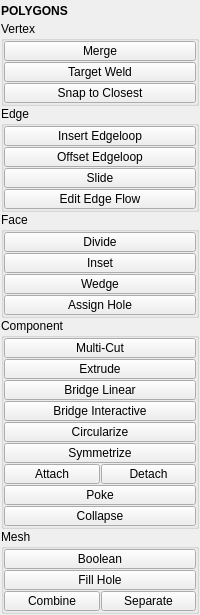
<?xml version="1.0" encoding="UTF-8"?>
<ui version="4.0">
 <class>QtUi</class>
 <widget class="QMainWindow" name="QtUi">
  <property name="geometry">
   <rect>
    <x>0</x>
    <y>0</y>
    <width>200</width>
    <height>598</height>
   </rect>
  </property>
  <property name="tabShape">
   <enum>QTabWidget::Triangular</enum>
  </property>
  <property name="dockNestingEnabled">
   <bool>true</bool>
  </property>
  <property name="dockOptions">
   <set>QMainWindow::AllowNestedDocks|QMainWindow::AllowTabbedDocks|QMainWindow::AnimatedDocks|QMainWindow::ForceTabbedDocks</set>
  </property>
  <property name="balette" stdset="0">
   <palette>
    <active/>
    <inactive/>
    <disabled/>
   </palette>
  </property>
  <widget class="QWidget" name="central_widget">
   <property name="minimumSize">
    <size>
     <width>200</width>
     <height>0</height>
    </size>
   </property>
   <property name="balette" stdset="0">
    <palette>
     <active/>
     <inactive/>
     <disabled/>
    </palette>
   </property>
   <layout class="QVBoxLayout" name="verticalLayout_2">
    <property name="leftMargin">
     <number>1</number>
    </property>
    <property name="topMargin">
     <number>1</number>
    </property>
    <property name="rightMargin">
     <number>1</number>
    </property>
    <property name="bottomMargin">
     <number>1</number>
    </property>
    <item>
     <layout class="QVBoxLayout" name="verticalLayout">
      <property name="spacing">
       <number>0</number>
      </property>
      <item>
       <widget class="Header" name="header">
        <property name="minimumSize">
         <size>
          <width>0</width>
          <height>20</height>
         </size>
        </property>
        <property name="maximumSize">
         <size>
          <width>16777215</width>
          <height>20</height>
         </size>
        </property>
        <property name="font">
         <font>
          <weight>75</weight>
          <bold>true</bold>
         </font>
        </property>
        <property name="text">
         <string>POLYGONS</string>
        </property>
       </widget>
      </item>
      <item>
       <widget class="QGroupBox" name="vertex">
        <property name="title">
         <string>Vertex</string>
        </property>
        <layout class="QVBoxLayout" name="verticalLayout_5">
         <property name="spacing">
          <number>1</number>
         </property>
         <property name="leftMargin">
          <number>0</number>
         </property>
         <property name="topMargin">
          <number>0</number>
         </property>
         <property name="rightMargin">
          <number>0</number>
         </property>
         <property name="bottomMargin">
          <number>0</number>
         </property>
         <item>
          <widget class="PushButton" name="tb000">
           <property name="enabled">
            <bool>true</bool>
           </property>
           <property name="minimumSize">
            <size>
             <width>0</width>
             <height>20</height>
            </size>
           </property>
           <property name="maximumSize">
            <size>
             <width>16777215</width>
             <height>19</height>
            </size>
           </property>
           <property name="toolTip">
            <string>Merge selected components.  (default: to center)</string>
           </property>
           <property name="text">
            <string>Merge</string>
           </property>
           <property name="iconSize">
            <size>
             <width>18</width>
             <height>18</height>
            </size>
           </property>
          </widget>
         </item>
         <item>
          <widget class="QPushButton" name="b043">
           <property name="enabled">
            <bool>true</bool>
           </property>
           <property name="minimumSize">
            <size>
             <width>0</width>
             <height>20</height>
            </size>
           </property>
           <property name="maximumSize">
            <size>
             <width>16777215</width>
             <height>19</height>
            </size>
           </property>
           <property name="toolTip">
            <string>Merge two edges or vertices into a single component</string>
           </property>
           <property name="text">
            <string>Target Weld</string>
           </property>
           <property name="iconSize">
            <size>
             <width>18</width>
             <height>18</height>
            </size>
           </property>
           <property name="balette" stdset="0">
            <palette>
             <active>
              <colorrole role="Button">
               <brush brushstyle="SolidPattern">
                <color alpha="255">
                 <red>80</red>
                 <green>80</green>
                 <blue>80</blue>
                </color>
               </brush>
              </colorrole>
             </active>
             <inactive>
              <colorrole role="Button">
               <brush brushstyle="SolidPattern">
                <color alpha="255">
                 <red>80</red>
                 <green>80</green>
                 <blue>80</blue>
                </color>
               </brush>
              </colorrole>
             </inactive>
             <disabled>
              <colorrole role="Button">
               <brush brushstyle="SolidPattern">
                <color alpha="255">
                 <red>80</red>
                 <green>80</green>
                 <blue>80</blue>
                </color>
               </brush>
              </colorrole>
             </disabled>
            </palette>
           </property>
          </widget>
         </item>
         <item>
          <widget class="PushButton" name="tb009">
           <property name="enabled">
            <bool>true</bool>
           </property>
           <property name="minimumSize">
            <size>
             <width>0</width>
             <height>20</height>
            </size>
           </property>
           <property name="maximumSize">
            <size>
             <width>16777215</width>
             <height>19</height>
            </size>
           </property>
           <property name="toolTip">
            <string>&lt;html&gt;&lt;head/&gt;&lt;body&gt;&lt;p&gt;&lt;span style=&quot; font-weight:600;&quot;&gt;Snap vertices from one object to another.&lt;/span&gt;&lt;/p&gt;&lt;p&gt;&lt;br/&gt;&lt;/p&gt;&lt;p&gt;&lt;span style=&quot; font-style:italic;&quot;&gt;The vertices of the first selected object will be snapped to those of the second.&lt;/span&gt;&lt;/p&gt;&lt;/body&gt;&lt;/html&gt;</string>
           </property>
           <property name="layoutDirection">
            <enum>Qt::LeftToRight</enum>
           </property>
           <property name="text">
            <string>Snap to Closest</string>
           </property>
          </widget>
         </item>
        </layout>
       </widget>
      </item>
      <item>
       <widget class="QGroupBox" name="edge">
        <property name="title">
         <string>Edge</string>
        </property>
        <layout class="QVBoxLayout" name="verticalLayout_7">
         <property name="spacing">
          <number>1</number>
         </property>
         <property name="leftMargin">
          <number>0</number>
         </property>
         <property name="topMargin">
          <number>0</number>
         </property>
         <property name="rightMargin">
          <number>0</number>
         </property>
         <property name="bottomMargin">
          <number>0</number>
         </property>
         <item>
          <widget class="QPushButton" name="b047">
           <property name="enabled">
            <bool>true</bool>
           </property>
           <property name="minimumSize">
            <size>
             <width>0</width>
             <height>20</height>
            </size>
           </property>
           <property name="maximumSize">
            <size>
             <width>16777215</width>
             <height>19</height>
            </size>
           </property>
           <property name="toolTip">
            <string>Split selected edge ring</string>
           </property>
           <property name="text">
            <string>Insert Edgeloop</string>
           </property>
           <property name="iconSize">
            <size>
             <width>18</width>
             <height>18</height>
            </size>
           </property>
           <property name="balette" stdset="0">
            <palette>
             <active>
              <colorrole role="Highlight">
               <brush brushstyle="SolidPattern">
                <color alpha="255">
                 <red>168</red>
                 <green>152</green>
                 <blue>250</blue>
                </color>
               </brush>
              </colorrole>
             </active>
             <inactive>
              <colorrole role="Highlight">
               <brush brushstyle="SolidPattern">
                <color alpha="255">
                 <red>168</red>
                 <green>152</green>
                 <blue>250</blue>
                </color>
               </brush>
              </colorrole>
             </inactive>
             <disabled>
              <colorrole role="Highlight">
               <brush brushstyle="SolidPattern">
                <color alpha="255">
                 <red>0</red>
                 <green>120</green>
                 <blue>215</blue>
                </color>
               </brush>
              </colorrole>
             </disabled>
            </palette>
           </property>
          </widget>
         </item>
         <item>
          <widget class="QPushButton" name="b051">
           <property name="enabled">
            <bool>true</bool>
           </property>
           <property name="minimumSize">
            <size>
             <width>0</width>
             <height>20</height>
            </size>
           </property>
           <property name="maximumSize">
            <size>
             <width>16777215</width>
             <height>19</height>
            </size>
           </property>
           <property name="toolTip">
            <string>Offset edge loop tool</string>
           </property>
           <property name="text">
            <string>Offset Edgeloop</string>
           </property>
           <property name="iconSize">
            <size>
             <width>18</width>
             <height>18</height>
            </size>
           </property>
           <property name="balette" stdset="0">
            <palette>
             <active>
              <colorrole role="Highlight">
               <brush brushstyle="SolidPattern">
                <color alpha="255">
                 <red>168</red>
                 <green>152</green>
                 <blue>250</blue>
                </color>
               </brush>
              </colorrole>
             </active>
             <inactive>
              <colorrole role="Highlight">
               <brush brushstyle="SolidPattern">
                <color alpha="255">
                 <red>168</red>
                 <green>152</green>
                 <blue>250</blue>
                </color>
               </brush>
              </colorrole>
             </inactive>
             <disabled>
              <colorrole role="Highlight">
               <brush brushstyle="SolidPattern">
                <color alpha="255">
                 <red>0</red>
                 <green>120</green>
                 <blue>215</blue>
                </color>
               </brush>
              </colorrole>
             </disabled>
            </palette>
           </property>
          </widget>
         </item>
         <item>
          <widget class="QPushButton" name="b049">
           <property name="enabled">
            <bool>true</bool>
           </property>
           <property name="minimumSize">
            <size>
             <width>0</width>
             <height>20</height>
            </size>
           </property>
           <property name="maximumSize">
            <size>
             <width>16777215</width>
             <height>19</height>
            </size>
           </property>
           <property name="toolTip">
            <string>Slide edge loops or paths along their neighboring edges</string>
           </property>
           <property name="text">
            <string>Slide</string>
           </property>
           <property name="iconSize">
            <size>
             <width>18</width>
             <height>18</height>
            </size>
           </property>
           <property name="autoDefault">
            <bool>false</bool>
           </property>
           <property name="default">
            <bool>false</bool>
           </property>
           <property name="flat">
            <bool>false</bool>
           </property>
           <property name="balette" stdset="0">
            <palette>
             <active>
              <colorrole role="Highlight">
               <brush brushstyle="SolidPattern">
                <color alpha="255">
                 <red>168</red>
                 <green>152</green>
                 <blue>250</blue>
                </color>
               </brush>
              </colorrole>
             </active>
             <inactive>
              <colorrole role="Highlight">
               <brush brushstyle="SolidPattern">
                <color alpha="255">
                 <red>168</red>
                 <green>152</green>
                 <blue>250</blue>
                </color>
               </brush>
              </colorrole>
             </inactive>
             <disabled>
              <colorrole role="Highlight">
               <brush brushstyle="SolidPattern">
                <color alpha="255">
                 <red>0</red>
                 <green>120</green>
                 <blue>215</blue>
                </color>
               </brush>
              </colorrole>
             </disabled>
            </palette>
           </property>
          </widget>
         </item>
         <item>
          <widget class="QPushButton" name="b053">
           <property name="enabled">
            <bool>true</bool>
           </property>
           <property name="minimumSize">
            <size>
             <width>0</width>
             <height>20</height>
            </size>
           </property>
           <property name="maximumSize">
            <size>
             <width>16777215</width>
             <height>19</height>
            </size>
           </property>
           <property name="toolTip">
            <string>Edit edges that respect surface curvature</string>
           </property>
           <property name="text">
            <string>Edit Edge Flow</string>
           </property>
           <property name="autoDefault">
            <bool>false</bool>
           </property>
           <property name="default">
            <bool>false</bool>
           </property>
           <property name="flat">
            <bool>false</bool>
           </property>
           <property name="balette" stdset="0">
            <palette>
             <active>
              <colorrole role="Highlight">
               <brush brushstyle="SolidPattern">
                <color alpha="255">
                 <red>168</red>
                 <green>152</green>
                 <blue>250</blue>
                </color>
               </brush>
              </colorrole>
             </active>
             <inactive>
              <colorrole role="Highlight">
               <brush brushstyle="SolidPattern">
                <color alpha="255">
                 <red>168</red>
                 <green>152</green>
                 <blue>250</blue>
                </color>
               </brush>
              </colorrole>
             </inactive>
             <disabled>
              <colorrole role="Highlight">
               <brush brushstyle="SolidPattern">
                <color alpha="255">
                 <red>0</red>
                 <green>120</green>
                 <blue>215</blue>
                </color>
               </brush>
              </colorrole>
             </disabled>
            </palette>
           </property>
          </widget>
         </item>
        </layout>
       </widget>
      </item>
      <item>
       <widget class="QGroupBox" name="face">
        <property name="title">
         <string>Face</string>
        </property>
        <layout class="QVBoxLayout" name="verticalLayout_6">
         <property name="spacing">
          <number>1</number>
         </property>
         <property name="leftMargin">
          <number>0</number>
         </property>
         <property name="topMargin">
          <number>0</number>
         </property>
         <property name="rightMargin">
          <number>0</number>
         </property>
         <property name="bottomMargin">
          <number>0</number>
         </property>
         <item>
          <widget class="PushButton" name="tb007">
           <property name="enabled">
            <bool>true</bool>
           </property>
           <property name="minimumSize">
            <size>
             <width>0</width>
             <height>20</height>
            </size>
           </property>
           <property name="maximumSize">
            <size>
             <width>16777215</width>
             <height>19</height>
            </size>
           </property>
           <property name="toolTip">
            <string>Divide facet</string>
           </property>
           <property name="text">
            <string>Divide</string>
           </property>
           <property name="iconSize">
            <size>
             <width>18</width>
             <height>18</height>
            </size>
           </property>
          </widget>
         </item>
         <item>
          <widget class="PushButton" name="tb006">
           <property name="enabled">
            <bool>true</bool>
           </property>
           <property name="minimumSize">
            <size>
             <width>0</width>
             <height>20</height>
            </size>
           </property>
           <property name="maximumSize">
            <size>
             <width>16777215</width>
             <height>19</height>
            </size>
           </property>
           <property name="toolTip">
            <string>Inset selected face region</string>
           </property>
           <property name="text">
            <string>Inset</string>
           </property>
           <property name="iconSize">
            <size>
             <width>18</width>
             <height>18</height>
            </size>
           </property>
          </widget>
         </item>
         <item>
          <widget class="QPushButton" name="b034">
           <property name="enabled">
            <bool>true</bool>
           </property>
           <property name="minimumSize">
            <size>
             <width>0</width>
             <height>20</height>
            </size>
           </property>
           <property name="maximumSize">
            <size>
             <width>16777215</width>
             <height>19</height>
            </size>
           </property>
           <property name="toolTip">
            <string>Wedge the selected faces by extruding and rotating them about a selected edge.</string>
           </property>
           <property name="text">
            <string>Wedge</string>
           </property>
           <property name="iconSize">
            <size>
             <width>18</width>
             <height>18</height>
            </size>
           </property>
           <property name="balette" stdset="0">
            <palette>
             <active>
              <colorrole role="Highlight">
               <brush brushstyle="SolidPattern">
                <color alpha="255">
                 <red>168</red>
                 <green>152</green>
                 <blue>250</blue>
                </color>
               </brush>
              </colorrole>
             </active>
             <inactive>
              <colorrole role="Highlight">
               <brush brushstyle="SolidPattern">
                <color alpha="255">
                 <red>168</red>
                 <green>152</green>
                 <blue>250</blue>
                </color>
               </brush>
              </colorrole>
             </inactive>
             <disabled>
              <colorrole role="Highlight">
               <brush brushstyle="SolidPattern">
                <color alpha="255">
                 <red>0</red>
                 <green>120</green>
                 <blue>215</blue>
                </color>
               </brush>
              </colorrole>
             </disabled>
            </palette>
           </property>
          </widget>
         </item>
         <item>
          <widget class="QPushButton" name="b038">
           <property name="enabled">
            <bool>true</bool>
           </property>
           <property name="minimumSize">
            <size>
             <width>0</width>
             <height>20</height>
            </size>
           </property>
           <property name="maximumSize">
            <size>
             <width>16777215</width>
             <height>19</height>
            </size>
           </property>
           <property name="toolTip">
            <string>Toggle assign the selected faces to be hole or unassign the hole faces to be non-hole.</string>
           </property>
           <property name="text">
            <string>Assign Hole</string>
           </property>
           <property name="iconSize">
            <size>
             <width>18</width>
             <height>18</height>
            </size>
           </property>
           <property name="balette" stdset="0">
            <palette>
             <active>
              <colorrole role="Button">
               <brush brushstyle="SolidPattern">
                <color alpha="255">
                 <red>80</red>
                 <green>80</green>
                 <blue>80</blue>
                </color>
               </brush>
              </colorrole>
             </active>
             <inactive>
              <colorrole role="Button">
               <brush brushstyle="SolidPattern">
                <color alpha="255">
                 <red>80</red>
                 <green>80</green>
                 <blue>80</blue>
                </color>
               </brush>
              </colorrole>
             </inactive>
             <disabled>
              <colorrole role="Button">
               <brush brushstyle="SolidPattern">
                <color alpha="255">
                 <red>80</red>
                 <green>80</green>
                 <blue>80</blue>
                </color>
               </brush>
              </colorrole>
             </disabled>
            </palette>
           </property>
          </widget>
         </item>
        </layout>
       </widget>
      </item>
      <item>
       <widget class="QGroupBox" name="component">
        <property name="title">
         <string>Component</string>
        </property>
        <layout class="QGridLayout" name="gridLayout">
         <property name="leftMargin">
          <number>0</number>
         </property>
         <property name="topMargin">
          <number>0</number>
         </property>
         <property name="rightMargin">
          <number>0</number>
         </property>
         <property name="bottomMargin">
          <number>0</number>
         </property>
         <property name="spacing">
          <number>1</number>
         </property>
         <item row="6" column="0" colspan="2">
          <widget class="QPushButton" name="b003">
           <property name="enabled">
            <bool>true</bool>
           </property>
           <property name="minimumSize">
            <size>
             <width>0</width>
             <height>20</height>
            </size>
           </property>
           <property name="maximumSize">
            <size>
             <width>16777215</width>
             <height>19</height>
            </size>
           </property>
           <property name="toolTip">
            <string>&lt;html&gt;&lt;head/&gt;&lt;body&gt;&lt;p&gt;Mirror selected mesh components across the topological symmetry axis.&lt;/p&gt;&lt;p&gt;&lt;br/&gt;&lt;/p&gt;&lt;p&gt;First select any components to mirror, then when prompted, select an edge to define an axis.&lt;/p&gt;&lt;/body&gt;&lt;/html&gt;</string>
           </property>
           <property name="text">
            <string>Symmetrize</string>
           </property>
           <property name="iconSize">
            <size>
             <width>18</width>
             <height>18</height>
            </size>
           </property>
           <property name="balette" stdset="0">
            <palette>
             <active>
              <colorrole role="Highlight">
               <brush brushstyle="SolidPattern">
                <color alpha="255">
                 <red>168</red>
                 <green>152</green>
                 <blue>250</blue>
                </color>
               </brush>
              </colorrole>
             </active>
             <inactive>
              <colorrole role="Highlight">
               <brush brushstyle="SolidPattern">
                <color alpha="255">
                 <red>168</red>
                 <green>152</green>
                 <blue>250</blue>
                </color>
               </brush>
              </colorrole>
             </inactive>
             <disabled>
              <colorrole role="Highlight">
               <brush brushstyle="SolidPattern">
                <color alpha="255">
                 <red>0</red>
                 <green>120</green>
                 <blue>215</blue>
                </color>
               </brush>
              </colorrole>
             </disabled>
            </palette>
           </property>
          </widget>
         </item>
         <item row="13" column="0" colspan="2">
          <widget class="QPushButton" name="b009">
           <property name="enabled">
            <bool>true</bool>
           </property>
           <property name="minimumSize">
            <size>
             <width>0</width>
             <height>20</height>
            </size>
           </property>
           <property name="maximumSize">
            <size>
             <width>16777215</width>
             <height>19</height>
            </size>
           </property>
           <property name="toolTip">
            <string>Collapse the selected edges or faces</string>
           </property>
           <property name="text">
            <string>Collapse</string>
           </property>
           <property name="iconSize">
            <size>
             <width>18</width>
             <height>18</height>
            </size>
           </property>
           <property name="autoDefault">
            <bool>false</bool>
           </property>
           <property name="default">
            <bool>false</bool>
           </property>
           <property name="flat">
            <bool>false</bool>
           </property>
          </widget>
         </item>
         <item row="9" column="1">
          <widget class="PushButton" name="tb005">
           <property name="enabled">
            <bool>true</bool>
           </property>
           <property name="minimumSize">
            <size>
             <width>0</width>
             <height>20</height>
            </size>
           </property>
           <property name="maximumSize">
            <size>
             <width>16777215</width>
             <height>19</height>
            </size>
           </property>
           <property name="toolTip">
            <string>Detach selected components</string>
           </property>
           <property name="text">
            <string>Detach</string>
           </property>
           <property name="iconSize">
            <size>
             <width>18</width>
             <height>18</height>
            </size>
           </property>
          </widget>
         </item>
         <item row="9" column="0">
          <widget class="QPushButton" name="b022">
           <property name="enabled">
            <bool>true</bool>
           </property>
           <property name="minimumSize">
            <size>
             <width>88</width>
             <height>20</height>
            </size>
           </property>
           <property name="maximumSize">
            <size>
             <width>16777215</width>
             <height>19</height>
            </size>
           </property>
           <property name="toolTip">
            <string>Connect vertices edges and polygons</string>
           </property>
           <property name="text">
            <string>Attach</string>
           </property>
           <property name="iconSize">
            <size>
             <width>18</width>
             <height>18</height>
            </size>
           </property>
          </widget>
         </item>
         <item row="5" column="0" colspan="2">
          <widget class="QPushButton" name="b000">
           <property name="enabled">
            <bool>true</bool>
           </property>
           <property name="minimumSize">
            <size>
             <width>0</width>
             <height>20</height>
            </size>
           </property>
           <property name="maximumSize">
            <size>
             <width>16777215</width>
             <height>19</height>
            </size>
           </property>
           <property name="toolTip">
            <string>Organize vertices of selected components into a perfect geometric shape.</string>
           </property>
           <property name="text">
            <string>Circularize</string>
           </property>
           <property name="iconSize">
            <size>
             <width>18</width>
             <height>18</height>
            </size>
           </property>
           <property name="balette" stdset="0">
            <palette>
             <active>
              <colorrole role="Highlight">
               <brush brushstyle="SolidPattern">
                <color alpha="255">
                 <red>168</red>
                 <green>152</green>
                 <blue>250</blue>
                </color>
               </brush>
              </colorrole>
             </active>
             <inactive>
              <colorrole role="Highlight">
               <brush brushstyle="SolidPattern">
                <color alpha="255">
                 <red>168</red>
                 <green>152</green>
                 <blue>250</blue>
                </color>
               </brush>
              </colorrole>
             </inactive>
             <disabled>
              <colorrole role="Highlight">
               <brush brushstyle="SolidPattern">
                <color alpha="255">
                 <red>0</red>
                 <green>120</green>
                 <blue>215</blue>
                </color>
               </brush>
              </colorrole>
             </disabled>
            </palette>
           </property>
          </widget>
         </item>
         <item row="2" column="0" colspan="2">
          <widget class="QPushButton" name="b006">
           <property name="enabled">
            <bool>true</bool>
           </property>
           <property name="minimumSize">
            <size>
             <width>0</width>
             <height>20</height>
            </size>
           </property>
           <property name="maximumSize">
            <size>
             <width>16777215</width>
             <height>19</height>
            </size>
           </property>
           <property name="toolTip">
            <string>Create a bridge between two sets of edges or faces</string>
           </property>
           <property name="text">
            <string>Bridge Linear</string>
           </property>
           <property name="iconSize">
            <size>
             <width>18</width>
             <height>18</height>
            </size>
           </property>
          </widget>
         </item>
         <item row="3" column="0" colspan="2">
          <widget class="QPushButton" name="b007">
           <property name="enabled">
            <bool>true</bool>
           </property>
           <property name="minimumSize">
            <size>
             <width>0</width>
             <height>20</height>
            </size>
           </property>
           <property name="maximumSize">
            <size>
             <width>16777215</width>
             <height>19</height>
            </size>
           </property>
           <property name="toolTip">
            <string>Interactive bridge tool.</string>
           </property>
           <property name="text">
            <string>Bridge Interactive</string>
           </property>
           <property name="iconSize">
            <size>
             <width>18</width>
             <height>18</height>
            </size>
           </property>
          </widget>
         </item>
         <item row="1" column="0" colspan="2">
          <widget class="PushButton" name="tb003">
           <property name="enabled">
            <bool>true</bool>
           </property>
           <property name="minimumSize">
            <size>
             <width>0</width>
             <height>20</height>
            </size>
           </property>
           <property name="maximumSize">
            <size>
             <width>16777215</width>
             <height>19</height>
            </size>
           </property>
           <property name="toolTip">
            <string>Extrude the selected component</string>
           </property>
           <property name="text">
            <string>Extrude</string>
           </property>
           <property name="iconSize">
            <size>
             <width>18</width>
             <height>18</height>
            </size>
           </property>
          </widget>
         </item>
         <item row="11" column="0" colspan="2">
          <widget class="QPushButton" name="b032">
           <property name="enabled">
            <bool>true</bool>
           </property>
           <property name="minimumSize">
            <size>
             <width>88</width>
             <height>20</height>
            </size>
           </property>
           <property name="maximumSize">
            <size>
             <width>16777215</width>
             <height>19</height>
            </size>
           </property>
           <property name="toolTip">
            <string>Poke the selected faces by creating a new vertex at the center of each face.</string>
           </property>
           <property name="text">
            <string>Poke</string>
           </property>
           <property name="iconSize">
            <size>
             <width>18</width>
             <height>18</height>
            </size>
           </property>
           <property name="balette" stdset="0">
            <palette>
             <active>
              <colorrole role="Highlight">
               <brush brushstyle="SolidPattern">
                <color alpha="255">
                 <red>168</red>
                 <green>152</green>
                 <blue>250</blue>
                </color>
               </brush>
              </colorrole>
             </active>
             <inactive>
              <colorrole role="Highlight">
               <brush brushstyle="SolidPattern">
                <color alpha="255">
                 <red>168</red>
                 <green>152</green>
                 <blue>250</blue>
                </color>
               </brush>
              </colorrole>
             </inactive>
             <disabled>
              <colorrole role="Highlight">
               <brush brushstyle="SolidPattern">
                <color alpha="255">
                 <red>0</red>
                 <green>120</green>
                 <blue>215</blue>
                </color>
               </brush>
              </colorrole>
             </disabled>
            </palette>
           </property>
          </widget>
         </item>
         <item row="0" column="0" colspan="2">
          <widget class="QPushButton" name="b012">
           <property name="enabled">
            <bool>true</bool>
           </property>
           <property name="minimumSize">
            <size>
             <width>0</width>
             <height>20</height>
            </size>
           </property>
           <property name="maximumSize">
            <size>
             <width>16777215</width>
             <height>19</height>
            </size>
           </property>
           <property name="toolTip">
            <string>Divide faces by splitting cutting and inserting edge loops</string>
           </property>
           <property name="text">
            <string>Multi-Cut</string>
           </property>
           <property name="iconSize">
            <size>
             <width>18</width>
             <height>18</height>
            </size>
           </property>
           <property name="balette" stdset="0">
            <palette>
             <active>
              <colorrole role="Highlight">
               <brush brushstyle="SolidPattern">
                <color alpha="255">
                 <red>168</red>
                 <green>152</green>
                 <blue>250</blue>
                </color>
               </brush>
              </colorrole>
             </active>
             <inactive>
              <colorrole role="Highlight">
               <brush brushstyle="SolidPattern">
                <color alpha="255">
                 <red>168</red>
                 <green>152</green>
                 <blue>250</blue>
                </color>
               </brush>
              </colorrole>
             </inactive>
             <disabled>
              <colorrole role="Highlight">
               <brush brushstyle="SolidPattern">
                <color alpha="255">
                 <red>0</red>
                 <green>120</green>
                 <blue>215</blue>
                </color>
               </brush>
              </colorrole>
             </disabled>
            </palette>
           </property>
          </widget>
         </item>
        </layout>
       </widget>
      </item>
      <item>
       <widget class="QGroupBox" name="mesh">
        <property name="title">
         <string>Mesh</string>
        </property>
        <layout class="QGridLayout" name="gridLayout_2">
         <property name="leftMargin">
          <number>0</number>
         </property>
         <property name="topMargin">
          <number>0</number>
         </property>
         <property name="rightMargin">
          <number>0</number>
         </property>
         <property name="bottomMargin">
          <number>0</number>
         </property>
         <property name="spacing">
          <number>1</number>
         </property>
         <item row="4" column="1">
          <widget class="QPushButton" name="b002">
           <property name="enabled">
            <bool>true</bool>
           </property>
           <property name="minimumSize">
            <size>
             <width>0</width>
             <height>20</height>
            </size>
           </property>
           <property name="maximumSize">
            <size>
             <width>16777215</width>
             <height>19</height>
            </size>
           </property>
           <property name="toolTip">
            <string>Separates the selected polygonobject shells or the shells of any selected faces from the object into one object into distinct objects</string>
           </property>
           <property name="text">
            <string>Separate</string>
           </property>
           <property name="iconSize">
            <size>
             <width>18</width>
             <height>18</height>
            </size>
           </property>
          </widget>
         </item>
         <item row="1" column="0" colspan="2">
          <widget class="PushButton" name="tb008">
           <property name="enabled">
            <bool>true</bool>
           </property>
           <property name="minimumSize">
            <size>
             <width>0</width>
             <height>20</height>
            </size>
           </property>
           <property name="maximumSize">
            <size>
             <width>16777215</width>
             <height>19</height>
            </size>
           </property>
           <property name="toolTip">
            <string>Preforms a boolean union on the selected polygon objects creating a new object</string>
           </property>
           <property name="text">
            <string>Boolean</string>
           </property>
           <property name="iconSize">
            <size>
             <width>18</width>
             <height>18</height>
            </size>
           </property>
          </widget>
         </item>
         <item row="2" column="0" colspan="2">
          <widget class="QPushButton" name="b001">
           <property name="enabled">
            <bool>true</bool>
           </property>
           <property name="minimumSize">
            <size>
             <width>0</width>
             <height>20</height>
            </size>
           </property>
           <property name="maximumSize">
            <size>
             <width>16777215</width>
             <height>19</height>
            </size>
           </property>
           <property name="toolTip">
            <string>Cap holes modifier</string>
           </property>
           <property name="text">
            <string>Fill Hole</string>
           </property>
           <property name="iconSize">
            <size>
             <width>18</width>
             <height>18</height>
            </size>
           </property>
          </widget>
         </item>
         <item row="4" column="0">
          <widget class="PushButton" name="tb004">
           <property name="enabled">
            <bool>true</bool>
           </property>
           <property name="minimumSize">
            <size>
             <width>88</width>
             <height>20</height>
            </size>
           </property>
           <property name="maximumSize">
            <size>
             <width>16777215</width>
             <height>19</height>
            </size>
           </property>
           <property name="toolTip">
            <string>Combine the selected polygon objects into one single object to allow operations such as merges or face trims</string>
           </property>
           <property name="text">
            <string>Combine</string>
           </property>
           <property name="iconSize">
            <size>
             <width>18</width>
             <height>18</height>
            </size>
           </property>
          </widget>
         </item>
        </layout>
       </widget>
      </item>
      <item>
       <spacer name="verticalSpacer_2">
        <property name="orientation">
         <enum>Qt::Vertical</enum>
        </property>
        <property name="sizeHint" stdset="0">
         <size>
          <width>0</width>
          <height>10</height>
         </size>
        </property>
       </spacer>
      </item>
     </layout>
    </item>
   </layout>
  </widget>
 </widget>
 <customwidgets>
  <customwidget>
   <class>Header</class>
   <extends>QLabel</extends>
   <header>uitk.widgets.header.Header.h</header>
  </customwidget>
  <customwidget>
   <class>PushButton</class>
   <extends>QPushButton</extends>
   <header>widgets.pushbutton.h</header>
  </customwidget>
 </customwidgets>
 <resources/>
 <connections/>
 <designerdata>
  <property name="gridDeltaX">
   <number>5</number>
  </property>
  <property name="gridDeltaY">
   <number>5</number>
  </property>
  <property name="gridSnapX">
   <bool>true</bool>
  </property>
  <property name="gridSnapY">
   <bool>true</bool>
  </property>
  <property name="gridVisible">
   <bool>true</bool>
  </property>
 </designerdata>
</ui>
